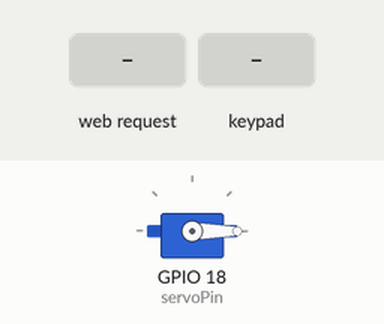
Simulated run of this sketch. Board: ESP32. Shown: servo. Inputs (shaded band) come from the test bench. WiFi joins after 1.5 s; servers stay silent unless stated; what the sketch prints to the serial monitor is not drawn.

Above: at 2.7 s.
2.8 s: HTTP request GET /open received
At 3.55 s:
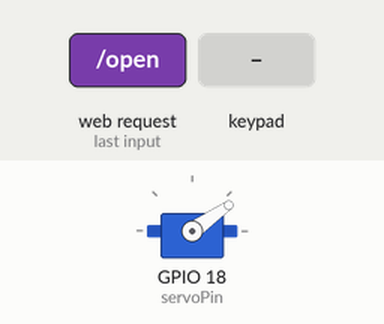
At 5.6 s:
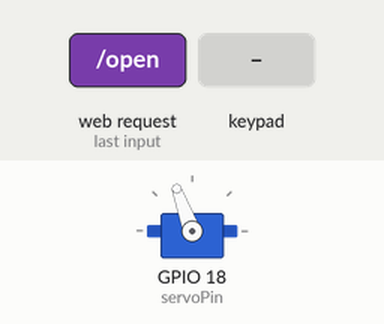
5.8 s: key '1' pressed
At 8.26 s:
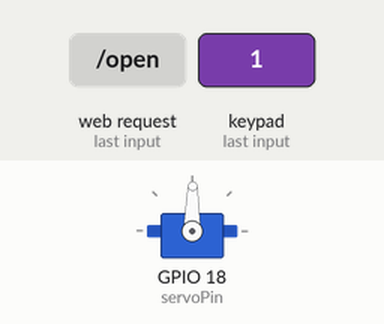
8.8 s: keypad keys 1 4 4 9 pressed 0.4 s apart
At 9.16 s:
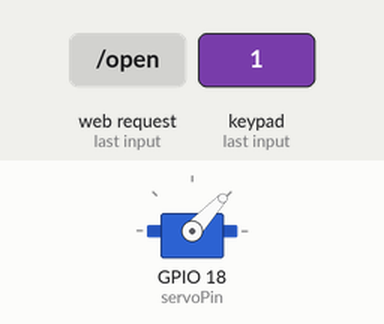
11.9 s: key '2' pressed
13.4 s: keypad keys 1 4 4 9 * pressed 0.4 s apart
16.9 s: key '3' pressed
Timing chart, 0 to 19.4 s (numbered marks = the images above; inputs shaded):
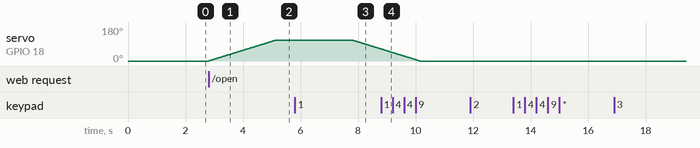

The sketch:

4x4keypad-servo-smart-door.ino
```cpp
#include <Keypad.h>
#include <ESP32Servo.h>
#include <WiFi.h>
#include <WebServer.h>

// ================= WIFI =================
const char* ssid = "dlink_DWR-111";
const char* password = ""; // "" if open network

WebServer server(80);

// ================= KEYPAD =================
const byte ROWS = 4;
const byte COLS = 4;

char keys[ROWS][COLS] = {
  {'1','2','3','A'},
  {'4','5','6','B'},
  {'7','8','9','C'},
  {'*','0','#','D'}
};

byte rowPins[ROWS] = {13, 12, 14, 27};
byte colPins[COLS] = {26, 25, 33, 32};

Keypad keypad = Keypad(makeKeymap(keys), rowPins, colPins, ROWS, COLS);

// ================= SERVO =================
Servo myServo;
int servoPin = 18;

const int SERVO_OPEN = 110;   // slightly reduced for safety
const int SERVO_CLOSE = 0;

// Smooth movement vars
int currentAngle = 0;
int targetAngle = 0;
unsigned long lastServoUpdate = 0;
const int servoStepDelay = 20; // increase for slower movement

// ================= LOGIC =================
String input = "";
String correctPIN = "1449";

bool isUnlocked = false;
bool servoActive = false;
unsigned long servoStartTime = 0;

// ================= REMAP =================
char remapKey(char k) {
  switch(k) {
    case 'D': return '1';
    case 'C': return '2';
    case 'B': return '3';
    case 'A': return 'A';

    case '#': return '4';
    case '9': return '5';
    case '6': return '6';
    case '3': return 'B';

    case '0': return '7';
    case '8': return '8';
    case '5': return '9';
    case '2': return 'C';

    case '*': return '*';
    case '7': return '0';
    case '4': return '#';
    case '1': return 'D';
  }
  return k;
}

// ================= FRONTEND =================
String page() {
  String state = isUnlocked ? "UNLOCKED" : "LOCKED";

  return R"rawliteral(
<!DOCTYPE html>
<html>
<head>
<title>Smart Gate</title>
<meta name="viewport" content="width=device-width, initial-scale=1">
<style>
body {
  font-family: Arial;
  text-align: center;
  background: #f9fafb;
  padding: 30px;
}
.card {
  background: white;
  padding: 30px;
  border-radius: 15px;
  box-shadow: 0 5px 15px rgba(0,0,0,0.1);
  display: inline-block;
}
.state {
  font-size: 22px;
  margin: 20px;
  font-weight: bold;
}
button {
  padding: 15px 25px;
  margin: 10px;
  font-size: 18px;
  border: none;
  border-radius: 8px;
  cursor: pointer;
}
.open { background: #4CAF50; color: white; }
.close { background: #f44336; color: white; }
</style>
</head>
<body>

<div class="card">
  <h1>Smart Gate</h1>
  <div class="state">State: )rawliteral" + state + R"rawliteral(</div>

  <button class="open" onclick="fetch('/open').then(()=>location.reload())">Force Open</button>
  <button class="close" onclick="fetch('/close').then(()=>location.reload())">Force Close</button>
</div>

</body>
</html>
)rawliteral";
}

// ================= WEB =================
void handleRoot() {
  server.send(200, "text/html", page());
}

void handleOpen() {
  targetAngle = SERVO_OPEN;
  isUnlocked = true;

  servoActive = true;
  servoStartTime = millis();

  server.send(200, "text/plain", "Opened");
}

void handleClose() {
  targetAngle = SERVO_CLOSE;
  isUnlocked = false;
  servoActive = false;

  server.send(200, "text/plain", "Closed");
}

// ================= SETUP =================
void setup() {
  Serial.begin(115200);

  myServo.attach(servoPin);
  myServo.write(SERVO_CLOSE);

  currentAngle = SERVO_CLOSE;
  targetAngle = SERVO_CLOSE;

  WiFi.begin(ssid, password);
  Serial.print("Connecting");

  while (WiFi.status() != WL_CONNECTED) {
    delay(500);
    Serial.print(".");
  }

  Serial.println("\nConnected!");
  Serial.print("IP: ");
  Serial.println(WiFi.localIP());

  server.on("/", handleRoot);
  server.on("/open", handleOpen);
  server.on("/close", handleClose);

  server.begin();
}

// ================= LOOP =================
void loop() {
  server.handleClient();

  // ===== SMOOTH SERVO =====
  if (millis() - lastServoUpdate > servoStepDelay) {
    lastServoUpdate = millis();

    if (currentAngle < targetAngle) {
      currentAngle++;
      myServo.write(currentAngle);
    }
    else if (currentAngle > targetAngle) {
      currentAngle--;
      myServo.write(currentAngle);
    }
  }

  // ===== AUTO CLOSE AFTER 5s =====
  if (servoActive && millis() - servoStartTime >= 5000) {
    targetAngle = SERVO_CLOSE;
    isUnlocked = false;
    servoActive = false;

    Serial.println("Auto Closed");
  }

  // ===== KEYPAD =====
  char rawKey = keypad.getKey();

  if (rawKey) {
    char key = remapKey(rawKey);

    Serial.print("Key: ");
    Serial.println(key);

    if (key >= '0' && key <= '9') {
      input += key;
    }

    else if (key == 'A') {
      if (input == correctPIN) {
        targetAngle = SERVO_OPEN;
        isUnlocked = true;

        servoActive = true;
        servoStartTime = millis();

        Serial.println("Correct PIN");
      } else {
        Serial.println("Wrong PIN");
      }

      input = ""; // auto clear
    }

    else if (key == 'B') {
      input = "";
      targetAngle = SERVO_CLOSE;
      isUnlocked = false;
      servoActive = false;

      Serial.println("Reset");
    }

    else if (key == '*') {
      input = "";
    }
  }
}
```

Measured:
- after the input at 2.8 s, servo on GPIO 18 (servoPin): moves from 0° to 110° over 2.3 s, starting at once
- after the input at 11.9 s, every drawn part: stays the same
- after the input at 13.4 s, every drawn part: stays the same
- after the input at 16.9 s, every drawn part: stays the same
